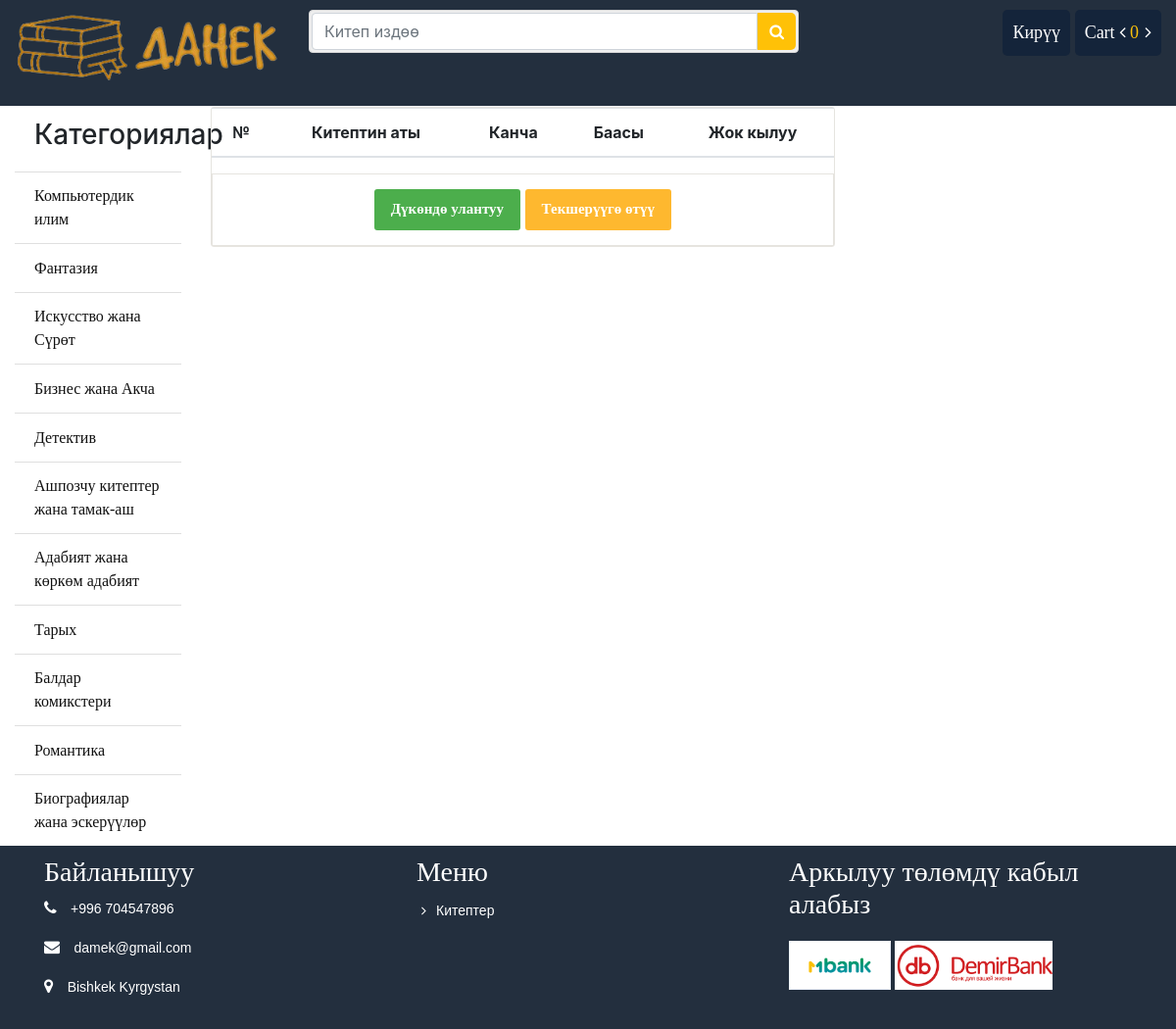
Page /cart/ on the committed database.
### store/models.py (models this page shows, shortened)
class Category(models.Model):
    name = models.CharField(max_length=100)
    slug = models.SlugField(max_length=150, unique=True, db_index=True)
    icon = models.FileField(upload_to="category/")
    create_at = models.DateTimeField(auto_now_add=True)
    updated_at = models.DateTimeField(auto_now_add=True)

### cart/views.py (the view)
# urls.py: path('', views.cart_details, name='cart_details'),
def cart_details(request):
	cart = Cart(request)
	context = {
		"cart": cart,
	}
	return render(request, 'cart/cart.html', context)

### cart/cart.py (called while the page is built)
    def __len__(self):
        return sum(item['quantity'] for item in self.cart.values())

### store/context_processors.py (called while the page is built)
def sidebar(request):
	categories = Category.objects.all()
	context = {
		"cat":categories
	}
	return context

def cart(request):
	cart = Cart(request)
	context = {
		"cart": cart
	}
	return context

### cart/templates/cart/cart.html (shortened to what this page needs)
{% extends 'store/base.html' %}
			{% block container %}
			<div class="row">
				<div class="col-sm-8">
					<div class="cart_info">
					    <table class="table table-hover">
					        <thead class="text-center">
					            <tr>
					                <th scope="col">№</th>
					                <th scope="col" style="width: auto">Китептин аты</th>
					                <th scope="col" style="width: auto">Канча</th>
					                <th scope="col">Баасы</th>
					                <th scope="col">Жок кылуу</th>
					            </tr>
					        </thead>
					    </table>
						<div class="continue_or_next text-center">
							<a href="{% url 'store:index' %}" class="btn _to_shope">Дүкөндө улантуу</a>
							<a href="{% url 'order:order_create' %}" class="btn _to_continue">Текшерүүгө өтүү</a>
						</div>
					</div>
				</div>
				<div class="col-sm-4" id="abc">
				</div>
			</div>
			{% endblock %}

### store/templates/store/bin/sidebar.html
			<ul class="list-group list-group-flush">
				<li class="list-group-item "><h3>Категориялар</h3></li>
				{% for p in cat %}
				<li class="list-group-item"><a href="{% url 'store:category' id=p.id %}">{{p.name}}</a></li>
				{% endfor %}
			</ul>

### store/static/css/style.css (style rules this page uses)
.titleheader > h3, a { font-family: "Times New Roman", Times, serif; display: inline-block; }
ul li { list-style: none; }
.list-group li a { color: #111; }
.cart_info { border: 1px solid #E6E4DF; border-radius: 3px; margin-bottom: 20px; }
.continue_or_next { border: 1px solid #E6E4DF; padding-top:15px; }
._to_shope, ._to_continue { background: #4cae4c; background-image: none; border: 0 none; border-radius: 3px; color: #FFFFFF; font-size: 15px; margin-bottom: 15px !important; display: inline-block; padding: 9px 16px; font-weight: bold; line-height: 1.428571429; text-align: center; white-space: nowrap; vertical-align: middle; cursor: pointer; background-image: none; border: 1px solid transparent; -webkit-user-select: none; -moz-user-select: none; -ms-user-select: none; -o-user-select: none; user-select: none; }
._to_continue { background: #FEB82F; }

### rows in the picture
Category: name "Компьютердик илим"
Category: name "Фантазия"
Category: name "Искусство жана Сүрөт"
Category: name "Бизнес жана Акча"
Category: name "Детектив"
Category: name "Ашпозчу китептер жана тамак-аш"
Category: name "Адабият жана көркөм адабият"
Category: name "Тарых"
Category: name "Балдар комикстери"
Category: name "Романтика"
Category: name "Биографиялар жана эскерүүлөр"

### other values in the picture
{{ cart|length }} "0"
